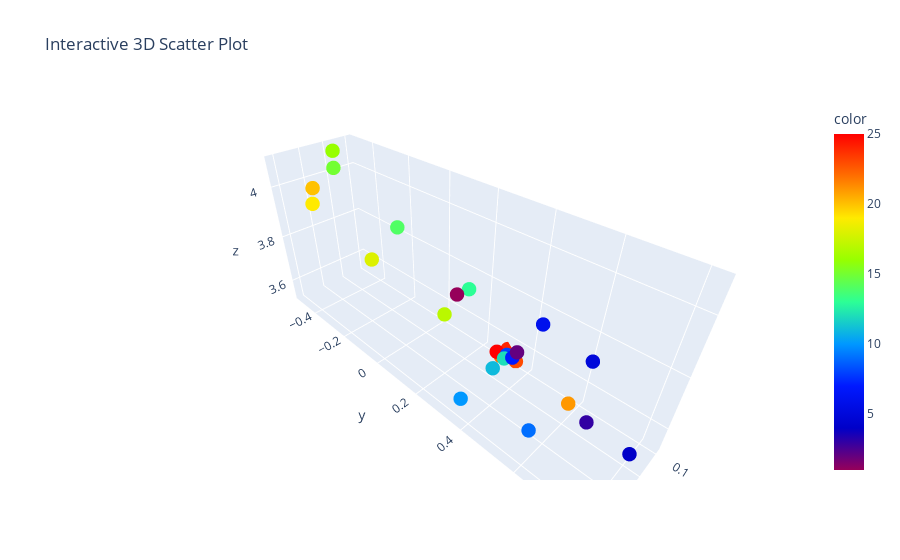

Notebook source saved alongside this figure:
### Code cell
reshaped_data = d.reshape(-1, 3)
x = reshaped_data[:, 0]
y = reshaped_data[:, 1]
z = reshaped_data[:, 2]

import pandas as pd
df = pd.DataFrame({'x': x, 'y': y, 'z': z})

# Create the interactive 3D scatter plot
fig = px.scatter_3d(df, x='x', y='y', z='z', color=np.linspace(1, 25, len(x)),
                     color_continuous_scale='Rainbow', title='Interactive 3D Scatter Plot')

fig.update_traces(marker=dict(size=5))

# Show the plot
fig.show()

### Figure 1 — Plotly figure (JSON) as saved in the notebook; plotly's stock layout.template omitted (floating-point values rounded to 4 significant figures)
{"data": [{"hovertemplate": "x=%{x}<br>y=%{y}<br>z=%{z}<br>color=%{marker.color}<extra></extra>", "legendgroup": "", "marker": {"color": [1, 2, 3, 4, 5, 6, 7, 8, 9, 10, 11, 12, 13, 14, 15, 16, 17, 18, 19, 20, 21, 22, 23, 24, 25], "coloraxis": "coloraxis", "size": 5, "symbol": "circle"}, "mode": "markers", "name": "", "scene": "scene", "showlegend": false, "type": "scatter3d", "x": [0.2181, 0.2323, 0.2457, 0.2129, 0.1109, 0.1009, 0.1187, 0.1165, 0.345, 0.4211, 0.1919, 0.1299, 0.1627, 0.1975, 0.2443, 0.204, 0.27, 0.3105, 0.3428, 0.2952, 0.2426, 0.12, 0.099, 0.0871, 0.1268], "y": [0.1726, 0.4326, 0.6875, 0.8081, 0.6113, 0.4287, 0.3428, 0.3174, 0.5742, 0.3848, 0.3188, 0.3171, 0.1746, -0.1361, -0.4202, -0.4763, 0.1678, -0.1462, -0.4331, -0.502, 0.6245, 0.2957, 0.3459, 0.2988, 0.2815], "z": [3.785, 3.715, 3.635, 3.582, 3.717, 3.742, 3.557, 3.551, 3.588, 3.627, 3.541, 3.543, 3.779, 3.904, 4.055, 4.094, 3.73, 3.818, 3.943, 3.969, 3.656, 3.533, 3.527, 3.547, 3.549]}], "layout": {"coloraxis": {"colorbar": {"title": {"text": "color"}}, "colorscale": [[0, "rgb(150,0,90)"], [0.125, "rgb(0,0,200)"], [0.25, "rgb(0,25,255)"], [0.375, "rgb(0,152,255)"], [0.5, "rgb(44,255,150)"], [0.625, "rgb(151,255,0)"], [0.75, "rgb(255,234,0)"], [0.875, "rgb(255,111,0)"], [1, "rgb(255,0,0)"]]}, "legend": {"tracegroupgap": 0}, "scene": {"domain": {"x": [0, 1], "y": [0, 1]}, "xaxis": {"title": {"text": "x"}}, "yaxis": {"title": {"text": "y"}}, "zaxis": {"title": {"text": "z"}}}, "title": {"text": "Interactive 3D Scatter Plot"}}}
